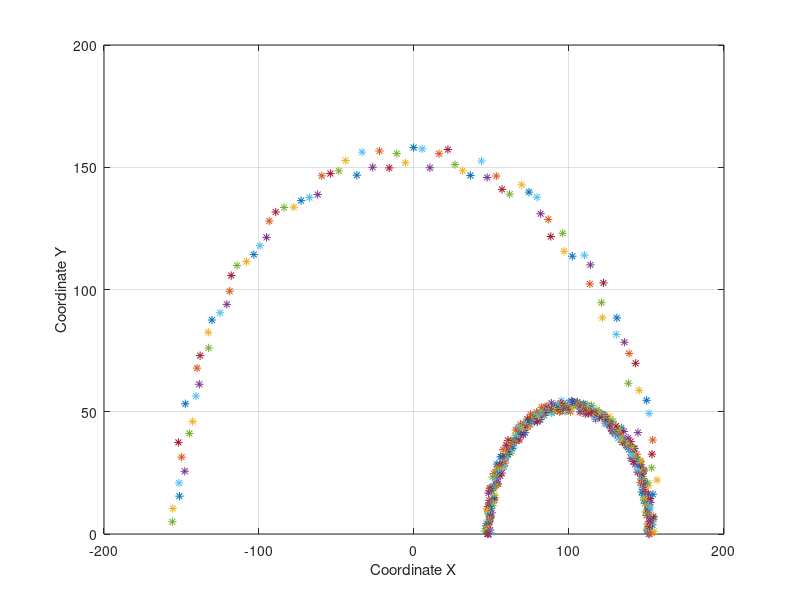
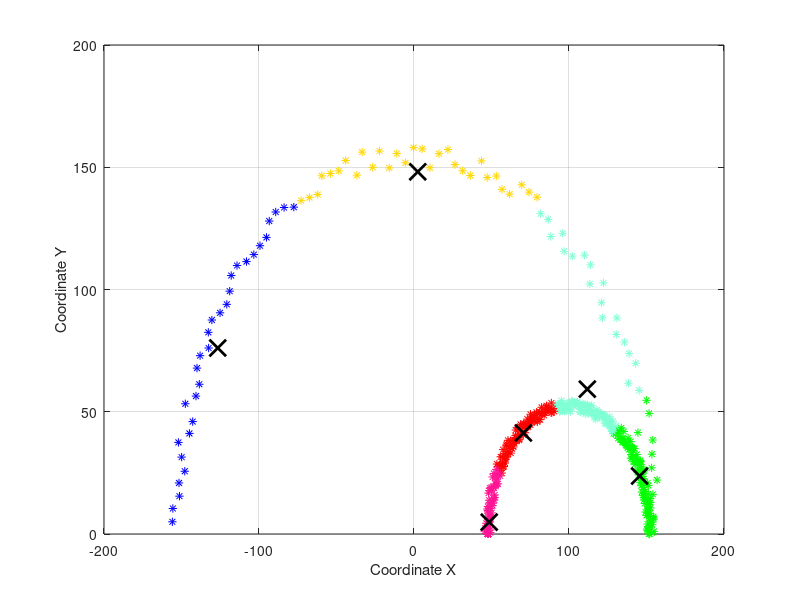

MATLAB code to generate these figures, in order:
clear all
close all
clc

x_1 = 100;
y_1 = 0;
x_2 = 0;
y_2 = 0;
X = [];

for alpha = 0 * pi : 0.01 : 1 * pi
    r = rand * 5 + 50;

    x = x_1 + (r * cos(alpha));
    y = y_1 + (r * sin(alpha));

    X = [X; [x y]];
end

for alpha = 0 * pi : 0.1 * rand : 1 * pi
    r1 = rand * 10 + 150;

    x1 = x_2 + (r1 * cos(alpha));
    y1 = y_2 + (r1 * sin(alpha));

    X = [X; [x y]];
    X = [X; [x1 y1]];
end


figure(1)
grid on;
hold on;
box on;
xlabel('Coordinate X');
ylabel('Coordinate Y');

for i = 1 : size(X, 1)
    plot(X(i, 1), X(i, 2),'*');
end

Q1 = X;

k = 6; % Tutaj można zmieniać ilość klastrów
[idx, C, sumd, D] = kmeans(Q1, k);
clust_number = idx;
centers_coordinate = C;

figure(2)
grid on;
hold on;
box on;
xlabel('Coordinate X');
ylabel('Coordinate Y');

for i = 1:size(X, 1)
    if clust_number(i) == 1
        plot(X(i, 1), X(i, 2), 'r*');
    elseif clust_number(i) == 2
        plot(X(i, 1), X(i, 2), 'g*');
    elseif clust_number(i) == 3
        plot(X(i, 1), X(i, 2), 'b*');
    elseif clust_number(i) == 4
        plot(X(i, 1), X(i, 2), '*', 'Color', '#FF1493');
    elseif clust_number(i) == 5
        plot(X(i, 1), X(i, 2), '*', 'Color', '#FFD700');
    elseif clust_number(i) == 6
        plot(X(i, 1), X(i, 2), '*', 'Color', '#7FFFD4');
    end
end

for i = 1:size(C, 1)
    plot(C(i,1), C(i,2), 'xk', 'MarkerSize', 12, 'LineWidth', 2);
end